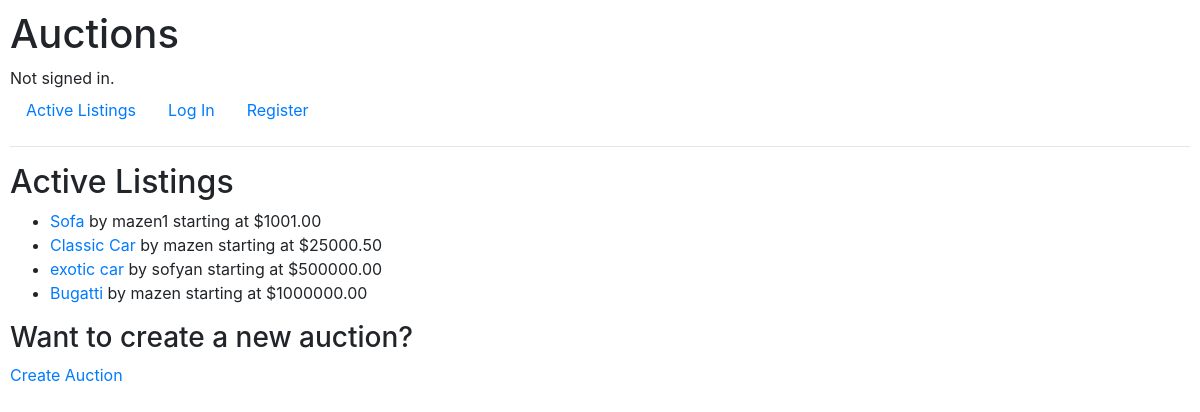
Before: / with the older database file.
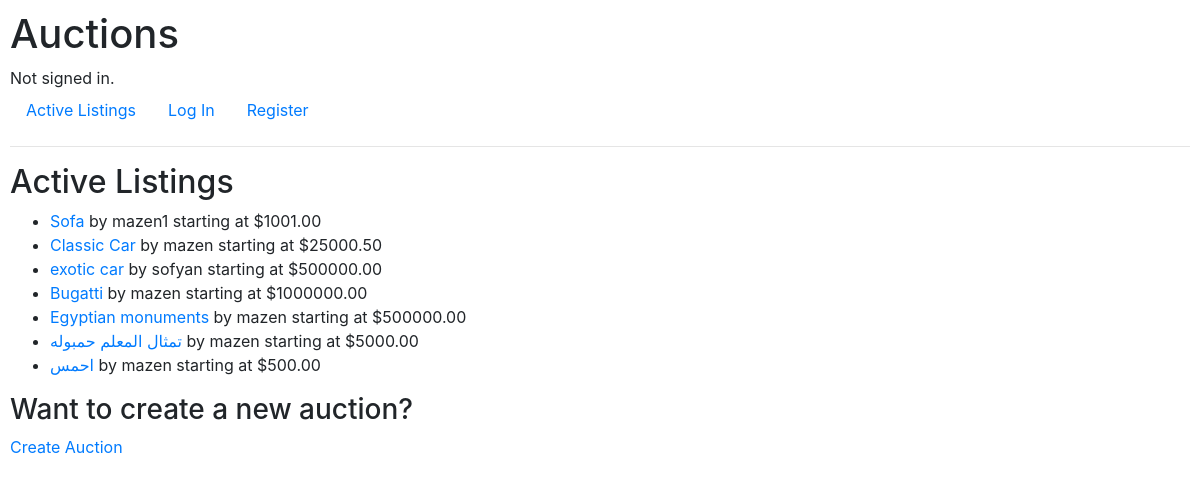
After: the same page with the newer database file.
### auctions/models.py (models this page shows, shortened)
class Listing(models.Model):
    title = models.CharField(max_length=100)
    description = models.TextField()
    starting_bid = models.DecimalField(max_digits=10, decimal_places=2)
    image_url = models.URLField(blank=True, null=True)
    category = models.CharField(max_length=50, blank=True, null=True)
    owner = models.ForeignKey(User, on_delete=models.CASCADE, related_name="listings")
    created_at = models.DateTimeField(auto_now_add=True)
    active = models.BooleanField(default=True)  # True = auction is open

class User(AbstractUser):
    pass

### auctions/views.py (the view)
# urls.py: path("", views.index, name="index"),
def index(request):
    return render(request, "auctions/index.html", {
        "auctions": Listing.objects.filter(active=True)
    })

### auctions/templates/auctions/index.html
{% extends "auctions/layout.html" %}
{% block body %}
    <h2>Active Listings</h2>
    <ul>
        {% if auctions %}
            {% for auction in auctions %}
                <li>
                    <a href="{% url 'auctions:detail' auction.id %}">{{ auction.title }}</a>
                    <span>by {{ auction.owner }}</span>
                    <span>starting at ${{ auction.starting_bid }}</span>
                </li>
            {% endfor %}
        {% else %}
            <li>No active listings available.</li>
        {% endif %}
    </ul>
    <div>
        <h3>Want to create a new auction?</h3>
        <a href="{% url 'auctions:create' %}">Create Auction</a>
    </div>
{% endblock %}

### auctions/templates/auctions/layout.html (shortened to what this page needs)
{% load static %}
<!DOCTYPE html>
<html lang="en">
    <head>
        <link rel="stylesheet" href="https://stackpath.bootstrapcdn.com/bootstrap/4.4.1/css/bootstrap.min.css">
        <link href="{% static 'auctions/styles.css' %}" rel="stylesheet">
    </head>
    <body>
        <h1>Auctions</h1>
        <div>
            {% if user.is_authenticated %}
                Signed in as <strong>{{ user.username }}</strong>.
            {% else %}
                Not signed in.
            {% endif %}
        </div>
        <ul class="nav">
            <li class="nav-item">
                <a class="nav-link" href="{% url 'auctions:index' %}">Active Listings</a>
            </li>
            {% if user.is_authenticated %}
                <li class="nav-item">
                    <a class="nav-link" href="{% url 'auctions:logout' %}">Log Out</a>
                </li>
            {% else %}
                <li class="nav-item">
                    <a class="nav-link" href="{% url 'auctions:login' %}">Log In</a>
                </li>
                <li class="nav-item">
                    <a class="nav-link" href="{% url 'auctions:register' %}">Register</a>
                </li>
            {% endif %}
        </ul>
        <hr>
        {% block body %}
        {% endblock %}
    </body>
</html>

### auctions/static/auctions/styles.css (style rules this page uses)
body { padding: 10px; }

Changed rows visible on the page:
added Listing: title "Egyptian monuments", owner "mazen", starting_bid "500000.00"
added Listing: title "تمثال المعلم حمبوله", owner "mazen", starting_bid "5000.00"
added Listing: title "احمس", owner "mazen", starting_bid "500.00"
